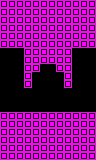

Tiled map render using the project's own tile images. Description and the map definition, with tile-layer contents summarised, below:
An orthogonal 12x20 tile map with 8x8 px tiles, 1 tile layer (main) and 2 objects (2x laser).

<map version="1.0" orientation="orthogonal" renderorder="right-down" width="12" height="20" tilewidth="8" tileheight="8" nextobjectid="39">
 <properties>
  <property name="L" type="int" value="2" />
  <property name="R" type="int" value="2" />
  <property name="type" value="tunnel" />
 </properties>
 <tileset firstgid="1" name="tiles" tilewidth="8" tileheight="8" tilecount="24" columns="6">
  <image source="../../../images/tiles.png" width="48" height="32" />
  <tile id="1">
   <properties>
    <property name="type" value="open" />
   </properties>
  </tile>
 </tileset>
 <layer name="main" width="12" height="20">
  <data>[240 cells, 164 non-empty, 1 distinct tile ids]</data>
 </layer>
 <objectgroup name="objects" />
 <objectgroup name="hazards">
  <object id="37" type="laser" gid="4" x="24" y="96" width="8" height="8" />
  <object id="38" type="laser" gid="4" x="64" y="96" width="8" height="8" />
 </objectgroup>
</map>
